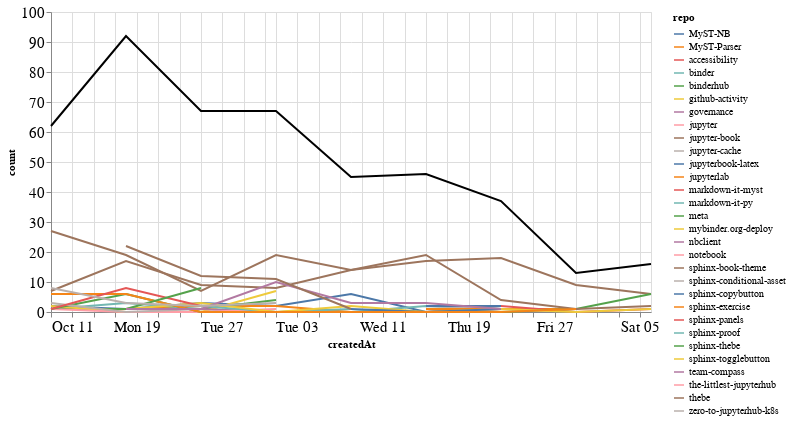

The code cell stored with this chart in its notebook:
### Markdown cell above
### Comments

### Code cell
comments_time = comments.groupby('repo').resample('W', on='createdAt').count()['author'].reset_index()
comments_time = comments_time.rename(columns={'author': 'count'})
comments_time_total = comments_time.groupby('createdAt').agg({"count": "sum"}).reset_index()
ch1 = alt.Chart(comments_time, width=600).mark_line().encode(
    x='createdAt',
    y='count',
    color='repo',
    tooltip="repo"
)

ch2 = alt.Chart(comments_time_total, width=600).mark_line(color="black").encode(
    x='createdAt',
    y='count',
)

ch1 + ch2

### Figure 1 — Vega-Lite specification as saved in the notebook (floating-point values rounded to 4 significant figures)
{"config": {"axisLeft": {"labelFontSize": 15}, "axisBottom": {"labelFontSize": 15}}, "layer": [{"data": {"name": "data-42cd23a26b21481b112269d6894776ee"}, "mark": "line", "encoding": {"color": {"type": "nominal", "field": "repo"}, "tooltip": {"type": "nominal", "field": "repo"}, "x": {"type": "temporal", "field": "createdAt"}, "y": {"type": "quantitative", "field": "count"}}, "width": 600}, {"data": {"name": "data-edce2ee29ed96374e1ee78283d0992fa"}, "mark": {"type": "line", "color": "black"}, "encoding": {"x": {"type": "temporal", "field": "createdAt"}, "y": {"type": "quantitative", "field": "count"}}, "width": 600}], "$schema": "https://vega.github.io/schema/vega-lite/v4.8.1.json", "datasets": {"data-42cd23a26b21481b112269d6894776ee": [{"repo": "MyST-NB", "createdAt": "2020-10-11T00:00:00", "count": 2}, {"repo": "MyST-NB", "createdAt": "2020-10-18T00:00:00", "count": 1}, {"repo": "MyST-NB", "createdAt": "2020-10-25T00:00:00", "count": 3}, {"repo": "MyST-NB", "createdAt": "2020-11-01T00:00:00", "count": 2}, {"repo": "MyST-NB", "createdAt": "2020-11-08T00:00:00", "count": 6}, {"repo": "MyST-NB", "createdAt": "2020-11-15T00:00:00", "count": 0}, {"repo": "MyST-NB", "createdAt": "2020-11-22T00:00:00", "count": 2}, {"repo": "MyST-Parser", "createdAt": "2020-10-11T00:00:00", "count": 1}, {"repo": "MyST-Parser", "createdAt": "2020-10-18T00:00:00", "count": 1}, {"repo": "MyST-Parser", "createdAt": "2020-10-25T00:00:00", "count": 2}, {"repo": "MyST-Parser", "createdAt": "2020-11-01T00:00:00", "count": 2}, {"repo": "MyST-Parser", "createdAt": "2020-11-08T00:00:00", "count": 0}, {"repo": "MyST-Parser", "createdAt": "2020-11-15T00:00:00", "count": 0}, {"repo": "MyST-Parser", "createdAt": "2020-11-22T00:00:00", "count": 1}, {"repo": "accessibility", "createdAt": "2020-10-18T00:00:00", "count": 1}, {"repo": "binder", "createdAt": "2020-10-11T00:00:00", "count": 1}, {"repo": "binder", "createdAt": "2020-10-18T00:00:00", "count": 3}, {"repo": "binder", "createdAt": "2020-10-25T00:00:00", "count": 1}, {"repo": "binder", "createdAt": "2020-11-01T00:00:00", "count": 0}, {"repo": "binder", "createdAt": "2020-11-08T00:00:00", "count": 0}, {"repo": "binder", "createdAt": "2020-11-15T00:00:00", "count": 2}, {"repo": "binder", "createdAt": "2020-11-22T00:00:00", "count": 1}, {"repo": "binderhub", "createdAt": "2020-10-11T00:00:00", "count": 1}, {"repo": "binderhub", "createdAt": "2020-10-18T00:00:00", "count": 1}, {"repo": "binderhub", "createdAt": "2020-10-25T00:00:00", "count": 1}, {"repo": "binderhub", "createdAt": "2020-11-01T00:00:00", "count": 4}, {"repo": "github-activity", "createdAt": "2020-10-11T00:00:00", "count": 2}, {"repo": "github-activity", "createdAt": "2020-10-18T00:00:00", "count": 0}, {"repo": "github-activity", "createdAt": "2020-10-25T00:00:00", "count": 0}, {"repo": "github-activity", "createdAt": "2020-11-01T00:00:00", "count": 7}, {"repo": "governance", "createdAt": "2020-10-18T00:00:00", "count": 1}, {"repo": "governance", "createdAt": "2020-10-25T00:00:00", "count": 1}, {"repo": "governance", "createdAt": "2020-11-01T00:00:00", "count": 0}, {"repo": "governance", "createdAt": "2020-11-08T00:00:00", "count": 0}, {"repo": "governance", "createdAt": "2020-11-15T00:00:00", "count": 0}, {"repo": "governance", "createdAt": "2020-11-22T00:00:00", "count": 1}, {"repo": "jupyter", "createdAt": "2020-10-11T00:00:00", "count": 1}, {"repo": "jupyter", "createdAt": "2020-10-18T00:00:00", "count": 0}, {"repo": "jupyter", "createdAt": "2020-10-25T00:00:00", "count": 0}, {"repo": "jupyter", "createdAt": "2020-11-01T00:00:00", "count": 1}, {"repo": "jupyter-book", "createdAt": "2020-10-11T00:00:00", "count": 27}, {"repo": "jupyter-book", "createdAt": "2020-10-18T00:00:00", "count": 19}, {"repo": "jupyter-book", "createdAt": "2020-10-25T00:00:00", "count": 7}, {"repo": "jupyter-book", "createdAt": "2020-11-01T00:00:00", "count": 19}, {"repo": "jupyter-book", "createdAt": "2020-11-08T00:00:00", "count": 14}, {"repo": "jupyter-book", "createdAt": "2020-11-15T00:00:00", "count": 17}, {"repo": "jupyter-book", "createdAt": "2020-11-22T00:00:00", "count": 18}, {"repo": "jupyter-book", "createdAt": "2020-11-29T00:00:00", "count": 9}, {"repo": "jupyter-book", "createdAt": "2020-12-06T00:00:00", "count": 6}, {"repo": "jupyter-cache", "createdAt": "2020-11-15T00:00:00", "count": 1}, {"repo": "jupyter-cache", "createdAt": "2020-11-22T00:00:00", "count": 2}, {"repo": "jupyterbook-latex", "createdAt": "2020-11-15T00:00:00", "count": 2}, {"repo": "jupyterbook-latex", "createdAt": "2020-11-22T00:00:00", "count": 2}, {"repo": "jupyterlab", "createdAt": "2020-11-15T00:00:00", "count": 1}, {"repo": "jupyterlab", "createdAt": "2020-11-22T00:00:00", "count": 1}, {"repo": "jupyterlab", "createdAt": "2020-11-29T00:00:00", "count": 1}, {"repo": "markdown-it-myst", "createdAt": "2020-11-22T00:00:00", "count": 2}, {"repo": "markdown-it-myst", "createdAt": "2020-11-29T00:00:00", "count": 0}, {"repo": "markdown-it-myst", "createdAt": "2020-12-06T00:00:00", "count": 1}, {"repo": "markdown-it-py", "createdAt": "2020-10-25T00:00:00", "count": 2}, {"repo": "markdown-it-py", "createdAt": "2020-11-01T00:00:00", "count": 0}, {"repo": "markdown-it-py", "createdAt": "2020-11-08T00:00:00", "count": 1}, {"repo": "meta", "createdAt": "2020-10-11T00:00:00", "count": 1}, {"repo": "meta", "createdAt": "2020-10-18T00:00:00", "count": 6}, {"repo": "meta", "createdAt": "2020-10-25T00:00:00", "count": 0}, {"repo": "meta", "createdAt": "2020-11-01T00:00:00", "count": 0}, {"repo": "meta", "createdAt": "2020-11-08T00:00:00", "count": 0}, {"repo": "meta", "createdAt": "2020-11-15T00:00:00", "count": 0}, {"repo": "meta", "createdAt": "2020-11-22T00:00:00", "count": 0}, {"repo": "meta", "createdAt": "2020-11-29T00:00:00", "count": 1}, {"repo": "meta", "createdAt": "2020-12-06T00:00:00", "count": 6}, {"repo": "mybinder.org-deploy", "createdAt": "2020-10-18T00:00:00", "count": 1}, {"repo": "mybinder.org-deploy", "createdAt": "2020-10-25T00:00:00", "count": 3}, {"repo": "mybinder.org-deploy", "createdAt": "2020-11-01T00:00:00", "count": 0}, {"repo": "mybinder.org-deploy", "createdAt": "2020-11-08T00:00:00", "count": 2}, {"repo": "mybinder.org-deploy", "createdAt": "2020-11-15T00:00:00", "count": 0}, {"repo": "mybinder.org-deploy", "createdAt": "2020-11-22T00:00:00", "count": 1}, {"repo": "mybinder.org-deploy", "createdAt": "2020-11-29T00:00:00", "count": 0}, {"repo": "mybinder.org-deploy", "createdAt": "2020-12-06T00:00:00", "count": 1}, {"repo": "nbclient", "createdAt": "2020-11-08T00:00:00", "count": 3}, {"repo": "notebook", "createdAt": "2020-11-15T00:00:00", "count": 1}, {"repo": "sphinx-book-theme", "createdAt": "2020-10-11T00:00:00", "count": 7}, {"repo": "sphinx-book-theme", "createdAt": "2020-10-18T00:00:00", "count": 17}, {"repo": "sphinx-book-theme", "createdAt": "2020-10-25T00:00:00", "count": 9}, {"repo": "sphinx-book-theme", "createdAt": "2020-11-01T00:00:00", "count": 8}, {"repo": "sphinx-book-theme", "createdAt": "2020-11-08T00:00:00", "count": 14}, {"repo": "sphinx-book-theme", "createdAt": "2020-11-15T00:00:00", "count": 19}, {"repo": "sphinx-book-theme", "createdAt": "2020-11-22T00:00:00", "count": 4}, {"repo": "sphinx-book-theme", "createdAt": "2020-11-29T00:00:00", "count": 1}, {"repo": "sphinx-book-theme", "createdAt": "2020-12-06T00:00:00", "count": 2}, {"repo": "sphinx-conditional-asset", "createdAt": "2020-10-11T00:00:00", "count": 3}, {"repo": "sphinx-conditional-asset", "createdAt": "2020-10-18T00:00:00", "count": 0}, {"repo": "sphinx-conditional-asset", "createdAt": "2020-10-25T00:00:00", "count": 1}, {"repo": "sphinx-copybutton", "createdAt": "2020-11-08T00:00:00", "count": 1}, {"repo": "sphinx-copybutton", "createdAt": "2020-11-15T00:00:00", "count": 0}, {"repo": "sphinx-copybutton", "createdAt": "2020-11-22T00:00:00", "count": 1}, {"repo": "sphinx-exercise", "createdAt": "2020-10-11T00:00:00", "count": 6}, {"repo": "sphinx-exercise", "createdAt": "2020-10-18T00:00:00", "count": 6}, {"repo": "sphinx-exercise", "createdAt": "2020-10-25T00:00:00", "count": 0}, {"repo": "sphinx-exercise", "createdAt": "2020-11-01T00:00:00", "count": 0}, {"repo": "sphinx-exercise", "createdAt": "2020-11-08T00:00:00", "count": 0}, {"repo": "sphinx-exercise", "createdAt": "2020-11-15T00:00:00", "count": 0}, {"repo": "sphinx-exercise", "createdAt": "2020-11-22T00:00:00", "count": 0}, {"repo": "sphinx-exercise", "createdAt": "2020-11-29T00:00:00", "count": 1}, {"repo": "sphinx-panels", "createdAt": "2020-10-11T00:00:00", "count": 1}, {"repo": "sphinx-panels", "createdAt": "2020-10-18T00:00:00", "count": 8}, {"repo": "sphinx-panels", "createdAt": "2020-10-25T00:00:00", "count": 2}, {"repo": "sphinx-proof", "createdAt": "2020-10-11T00:00:00", "count": 1}, {"repo": "sphinx-thebe", "createdAt": "2020-10-18T00:00:00", "count": 1}, {"repo": "sphinx-thebe", "createdAt": "2020-10-25T00:00:00", "count": 8}, {"repo": "sphinx-togglebutton", "createdAt": "2020-10-25T00:00:00", "count": 11}, {"repo": "team-compass", "createdAt": "2020-10-18T00:00:00", "count": 1}, {"repo": "team-compass", "createdAt": "2020-10-25T00:00:00", "count": 1}, {"repo": "team-compass", "createdAt": "2020-11-01T00:00:00", "count": 10}, {"repo": "team-compass", "createdAt": "2020-11-08T00:00:00", "count": 3}, {"repo": "team-compass", "createdAt": "2020-11-15T00:00:00", "count": 3}, {"repo": "team-compass", "createdAt": "2020-11-22T00:00:00", "count": 1}, {"repo": "the-littlest-jupyterhub", "createdAt": "2020-10-25T00:00:00", "count": 1}, {"repo": "thebe", "createdAt": "2020-10-18T00:00:00", "count": 22}, {"repo": "thebe", "createdAt": "2020-10-25T00:00:00", "count": 12}, {"repo": "thebe", "createdAt": "2020-11-01T00:00:00", "count": 11}, {"repo": "thebe", "createdAt": "2020-11-08T00:00:00", "count": 1}, {"repo": "zero-to-jupyterhub-k8s", "createdAt": "2020-10-11T00:00:00", "count": 8}, {"repo": "zero-to-jupyterhub-k8s", "createdAt": "2020-10-18T00:00:00", "count": 3}, {"repo": "zero-to-jupyterhub-k8s", "createdAt": "2020-10-25T00:00:00", "count": 2}, {"repo": "zero-to-jupyterhub-k8s", "createdAt": "2020-11-01T00:00:00", "count": 3}], "data-edce2ee29ed96374e1ee78283d0992fa": [{"createdAt": "2020-10-11T00:00:00", "count": 62}, {"createdAt": "2020-10-18T00:00:00", "count": 92}, {"createdAt": "2020-10-25T00:00:00", "count": 67}, {"createdAt": "2020-11-01T00:00:00", "count": 67}, {"createdAt": "2020-11-08T00:00:00", "count": 45}, {"createdAt": "2020-11-15T00:00:00", "count": 46}, {"createdAt": "2020-11-22T00:00:00", "count": 37}, {"createdAt": "2020-11-29T00:00:00", "count": 13}, {"createdAt": "2020-12-06T00:00:00", "count": 16}]}}
